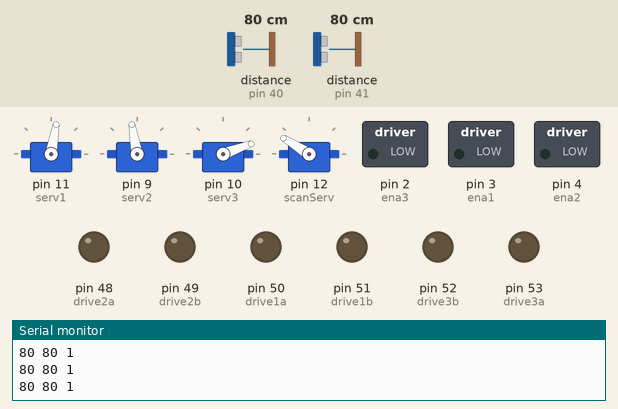
This sketch was run on a simulated Arduino Mega 2560, built with avr-gcc and run on an emulated ATmega2560. Shown: 4 × servo, switched loads named in the sketch (green lamp = pin HIGH), output pins drawn as LEDs (lit = HIGH), the last lines printed to the serial monitor. The test bench sets the inputs (shaded band); at power-on: distance to the obstacle (sensors on pin 41, pin 40) 80 cm. The echo pulse lasts 58.3 µs per cm.

Above: at 1.27 s.
1.3 s: distance to the obstacle (sensor on pin 41) set to 183 cm
At 1.76 s:
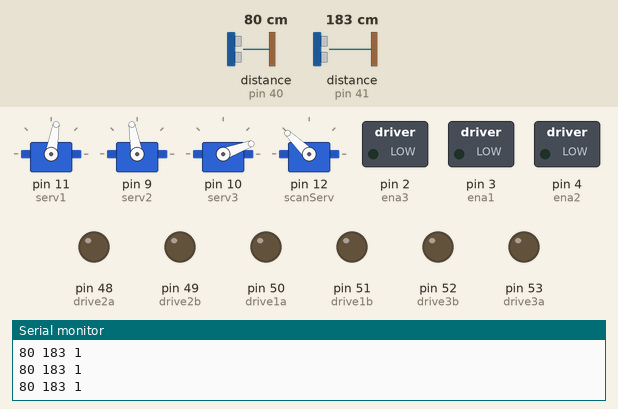
4.3 s: distance to the obstacle (sensor on pin 40) set to 31 cm
At 4.3 s:
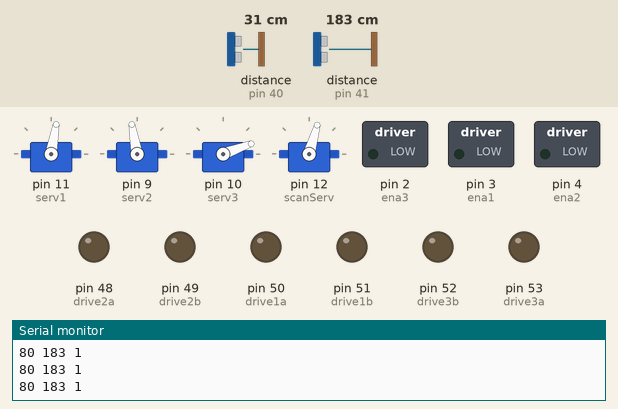
7.3 s: distance to the obstacle (sensor on pin 40) set to 26 cm
At 9.1 s:
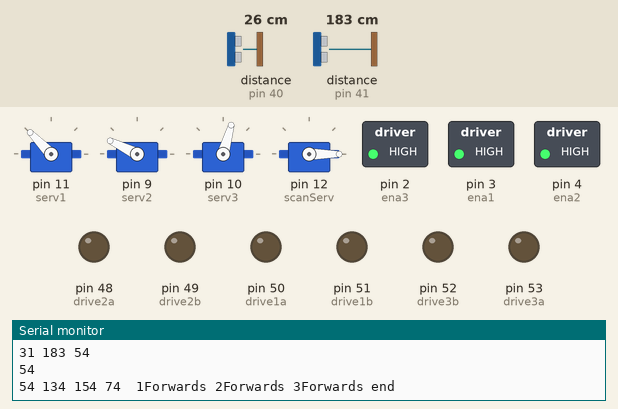
Timing chart, 0 to 17.4 s (numbered marks = the images above; inputs shaded):
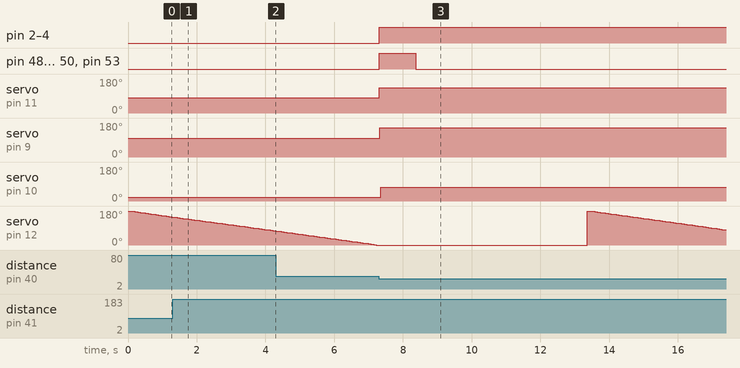

The sketch:

YOUSPINMERIGHTROUND.ino
```cpp
#include "SR04.h"
#include <Servo.h>

Servo servo1;  // BLUE
Servo servo2;  // GREEN
Servo servo3;  // ORANG
Servo scanServo;
// twelve servo objects can be created on most boards

int globalPos = 0;
int driveTime = 0;

int startpos1 = 80;
int startpos2 = 100;
int startpos3 = 20;

int pos1 = 0;
int pos2 = 0;
int pos3 = 0;

int motor1dir = 1;
int motor2dir = 1;
int motor3dir = 1;

int serv1 = 11;
int serv2 = 9;
int serv3 = 10;

int ena1 = 3;
int ena2 = 4;
int ena3 = 2;
int drive1a = 50;
int drive1b = 51;
int drive2a = 48;
int drive2b = 49;
int drive3a = 53;
int drive3b = 52;

int trigPin1 = 40;
int echoPin1 = 6;
int trigPin2 = 41;
int echoPin2 = 7;

int scanServ = 12;

unsigned long a = 0;
unsigned long b = 0;

int goAngle = 0;
unsigned long leastDist;

SR04 sensor1= SR04(echoPin1, trigPin1);
SR04 sensor2= SR04(echoPin2, trigPin2);

void setup() {
  servo1.attach(serv1);  // attaches the servo on pin 9 to the servo object
  servo2.attach(serv2);
  servo3.attach(serv3);
  scanServo.attach(scanServ);

  Serial.begin(9600);

  pinMode(ena1, OUTPUT);
  pinMode(ena2, OUTPUT);
  pinMode(ena3, OUTPUT);
  pinMode(drive1a, OUTPUT);
  pinMode(drive1b, OUTPUT);
  pinMode(drive2a, OUTPUT);
  pinMode(drive2b, OUTPUT);
  pinMode(drive3a, OUTPUT);
  pinMode(drive3b, OUTPUT);

  servo1.write(startpos1);
  servo2.write(startpos2);
  servo3.write(startpos3);
}

void drive(int globalPos, int driveTime) {
    Serial.print(globalPos);
    Serial.print(" ");

    pos1 = (startpos1 + globalPos) % 180;
    Serial.print(pos1);
    Serial.print(" ");
    pos2 = (startpos2 + globalPos) % 180;
    Serial.print(pos2);
    Serial.print(" ");
    pos3 = (startpos3 + globalPos) % 180;
    Serial.print(pos3);
    Serial.print(" ");

    if ((startpos1 + globalPos) % 360 < 180) {
      digitalWrite(drive1a, HIGH);
      digitalWrite(drive1b, LOW);
      analogWrite(ena1, 255);
      Serial.print(" 1Forwards");
    } else if ((startpos1 + globalPos) % 360 > 180) {
      digitalWrite(drive1a, LOW);
      digitalWrite(drive1b, HIGH);
      analogWrite(ena1, 255);
      Serial.print(" 1Backwards");
    }

    if ((startpos2 + globalPos) % 360 < 180) {
      digitalWrite(drive2a, HIGH);
      digitalWrite(drive2b, LOW);
      analogWrite(ena2, 255);
      Serial.print(" 2Forwards");
    } else if ((startpos2 + globalPos) % 360 > 180) {
      digitalWrite(drive2a, LOW);
      digitalWrite(drive2b, HIGH);
      analogWrite(ena2, 255);
      Serial.print(" 2Backwards");
    }

    if ((startpos3 + globalPos) % 360 < 180) {
      digitalWrite(drive3a, HIGH);
      digitalWrite(drive3b, LOW);
      analogWrite(ena3, 255);
      Serial.print(" 3Forwards");
    } else if ((startpos3 + globalPos) % 360 > 180) {
      digitalWrite(drive3a, LOW);
      digitalWrite(drive3b, HIGH);
      analogWrite(ena3, 255);
      Serial.print(" 3Backwards");
    }

    servo1.write(pos1);
    delay(20);
    servo2.write(pos2);
    delay(20);
    servo3.write(pos3);
    delay(20);

    Serial.println(" end");

    delay(driveTime);

    digitalWrite(drive1a, LOW);
    digitalWrite(drive1b, LOW);
    analogWrite(ena1, 255);
    digitalWrite(drive2a, LOW);
    digitalWrite(drive2b, LOW);
    analogWrite(ena2, 255);
    digitalWrite(drive3a, LOW);
    digitalWrite(drive3b, LOW);
    analogWrite(ena3, 255);
}

int findAngle() {
  leastDist = 1000;
  int pos = 0;

  scanServo.write(180);
  delay(50);

  for(int i = 180;i >= 0; i-=2){
    pos = pos + 1;
    scanServo.write(i);
    delay(15);
    a = sensor1.Distance();
    b = sensor2.Distance();

    Serial.print(a);
    Serial.print(" ");
    Serial.print(b);
    Serial.print(" ");
    Serial.println(goAngle);

    if(a < leastDist){
      leastDist = a;
      goAngle = pos;
    }
    if(b < leastDist){
      leastDist = b;
      goAngle = pos + 180;
    }
  }

  scanServo.write(0);
  return goAngle;
}

void spinMeRightRoundBabyRightRoundLikeARecordBabyRightRoundRoundRound(int spinTime, int spinDir) {
  servo1.write(110);
  servo2.write(10);
  servo3.write(0);

  if (spinDir == 1) {
    digitalWrite(drive1a, HIGH);
    digitalWrite(drive1b, LOW);
    analogWrite(ena1, 255);
    digitalWrite(drive2a, HIGH);
    digitalWrite(drive2b, LOW);
    analogWrite(ena2, 255);
    digitalWrite(drive3a, LOW);
    digitalWrite(drive3b, HIGH);
    analogWrite(ena3, 255);
  } else if (spinDir == -1) {
    digitalWrite(drive1a, LOW);
    digitalWrite(drive1b, HIGH);
    analogWrite(ena1, 255);
    digitalWrite(drive2a, LOW);
    digitalWrite(drive2b, HIGH);
    analogWrite(ena2, 255);
    digitalWrite(drive3a, HIGH);
    digitalWrite(drive3b, LOW);
    analogWrite(ena3, 255);
  }

    delay(spinTime);

    digitalWrite(drive1a, LOW);
    digitalWrite(drive1b, LOW);
    analogWrite(ena1, 255);
    digitalWrite(drive2a, LOW);
    digitalWrite(drive2b, LOW);
    analogWrite(ena2, 255);
    digitalWrite(drive3a, LOW);
    digitalWrite(drive3b, LOW);
    analogWrite(ena3, 255);
}
void loop() {
  globalPos = findAngle();
  Serial.println(globalPos);

  drive(globalPos, 1000);
  delay(5000);

  // drive(0, 1000);
  // delay(1000);
  // drive(90, 1000);
  // delay(1000);
  // drive(180, 1000);
  // delay(1000);
  // drive(270, 1000);
  // delay(1000);

  // spinMeRightRoundBabyRightRoundLikeARecordBabyRightRoundRoundRound(1000, 1);
  // delay(1000);
  // spinMeRightRoundBabyRightRoundLikeARecordBabyRightRoundRoundRound(1000, -1);
  // delay(1000);


}
```

Measured:
- the behaviour switches between 28 and 27 cm on distance to the obstacle (sensor on pin 40) (found by bisection; images 2 and 3)
